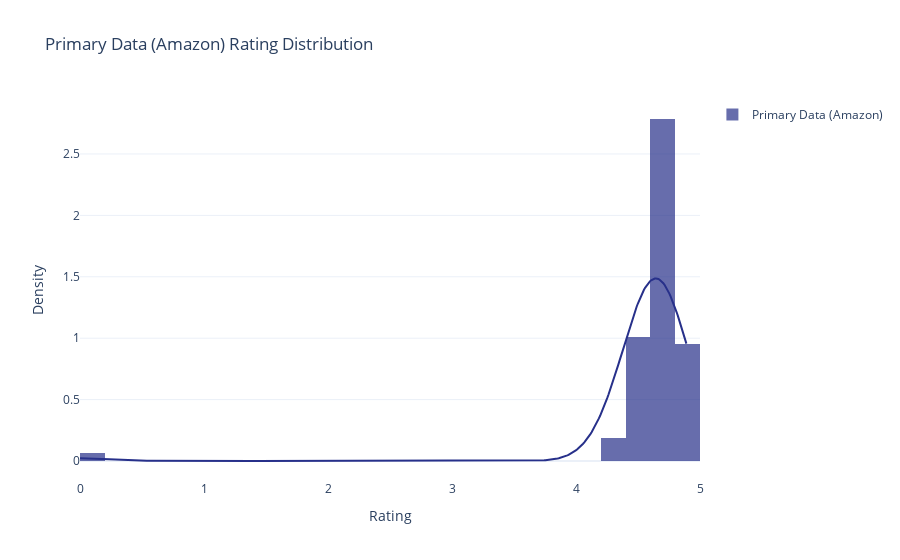
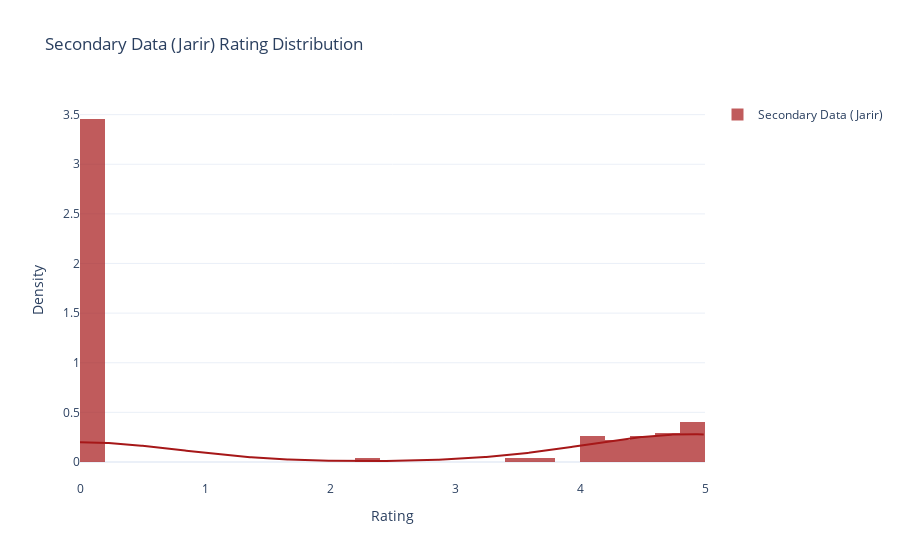

These figures' notebook cell, in order:
### Markdown cell above
---
###  Distribution Plot (Rating)

### Code cell
import plotly.figure_factory as ff
import numpy as np
import pandas as pd

# Sample Data (Replace with actual dataset)
np.random.seed(42)
primary_ratings = np.random.uniform(0, 4.9, 300)
secondary_ratings = np.random.uniform(0, 5, 300)

# Create separate plots
fig_primary = ff.create_distplot([prior_processed_amazon['Rating']], ["Primary Data (Amazon)"], 
                                 bin_size=0.2, show_hist=True, show_rug=False, colors=['#27308a'])

fig_secondary = ff.create_distplot([prior_processed_jarir['Rating']], ["Secondary Data (Jarir)"], 
                                   bin_size=0.2, show_hist=True, show_rug=False, colors=['#a61718'])

# Update layout for primary
fig_primary.update_layout(title="Primary Data (Amazon) Rating Distribution",
                          xaxis_title="Rating", yaxis_title="Density", template="plotly_white")

# Update layout for secondary
fig_secondary.update_layout(title="Secondary Data (Jarir) Rating Distribution",
                            xaxis_title="Rating", yaxis_title="Density", template="plotly_white")

# Show figures separately
fig_primary.show()
fig_secondary.show()

### Figure 1 — Plotly figure (JSON) as saved in the notebook; plotly's stock layout.template omitted (floating-point values rounded to 4 significant figures; data arrays with more than 128 entries replaced by an {"elided": "..."} marker saying what was removed)
{"data": [{"autobinx": false, "histnorm": "probability density", "legendgroup": "Primary Data (Amazon)", "marker": {"color": "#27308a"}, "name": "Primary Data (Amazon)", "opacity": 0.7, "type": "histogram", "x": [4.3, 4.5, 4.7, 4.7, 4.6, 4.6, 4.5, 0, 4.5, 4.7, 4.6, 4.7, 4.7, 4.8, 4.6, 4.7, 4.7, 4.8, 4.7, 4.6, 4.7, 4.6, 4.4, 4.7, 4.6, 4.6, 4.5, 4.6, 4.8, 4.9, 4.6, 4.7, 4.7, 4.9, 4.8, 4.7, 4.8, 4.5, 4.6, 4.5, 4.4, 4.5, 4.6, 4.9, 4.8, 4.9, 4.7, 4.5, 4.5, 4.6, 4.6, 4.7, 4.3, 4.6, 4.7, 4.9, 4.8, 4.5, 4.8, 4.7, 4.5, 4.7, 4.6, 4.6, 4.7, 4.6, 4.7, 4.6, 4.7, 4.4, 4.8, 4.7, 4.5, 4.3, 4.6, 4.8, 4.7, 4.4, 4.6], "xaxis": "x", "xbins": {"end": 4.9, "size": 0.2, "start": 0}, "yaxis": "y"}, {"legendgroup": "Primary Data (Amazon)", "marker": {"color": "#27308a"}, "mode": "lines", "name": "Primary Data (Amazon)", "showlegend": false, "type": "scatter", "x": {"elided": "500 float values"}, "xaxis": "x", "y": {"elided": "500 float values"}, "yaxis": "y"}], "layout": {"barmode": "overlay", "hovermode": "closest", "legend": {"traceorder": "reversed"}, "title": {"text": "Primary Data (Amazon) Rating Distribution"}, "xaxis": {"anchor": "y2", "domain": [0, 1], "title": {"text": "Rating"}, "zeroline": false}, "yaxis": {"anchor": "free", "domain": [0, 1], "position": 0, "title": {"text": "Density"}}}}

### Figure 2 — Plotly figure (JSON) as saved in the notebook; plotly's stock layout.template omitted (floating-point values rounded to 4 significant figures; data arrays with more than 128 entries replaced by an {"elided": "..."} marker saying what was removed)
{"data": [{"autobinx": false, "histnorm": "probability density", "legendgroup": "Secondary Data (Jarir)", "marker": {"color": "#a61718"}, "name": "Secondary Data (Jarir)", "opacity": 0.7, "type": "histogram", "x": {"elided": "236 float values"}, "xaxis": "x", "xbins": {"end": 5, "size": 0.2, "start": 0}, "yaxis": "y"}, {"legendgroup": "Secondary Data (Jarir)", "marker": {"color": "#a61718"}, "mode": "lines", "name": "Secondary Data (Jarir)", "showlegend": false, "type": "scatter", "x": {"elided": "500 float values"}, "xaxis": "x", "y": {"elided": "500 float values"}, "yaxis": "y"}], "layout": {"barmode": "overlay", "hovermode": "closest", "legend": {"traceorder": "reversed"}, "title": {"text": "Secondary Data (Jarir) Rating Distribution"}, "xaxis": {"anchor": "y2", "domain": [0, 1], "title": {"text": "Rating"}, "zeroline": false}, "yaxis": {"anchor": "free", "domain": [0, 1], "position": 0, "title": {"text": "Density"}}}}
